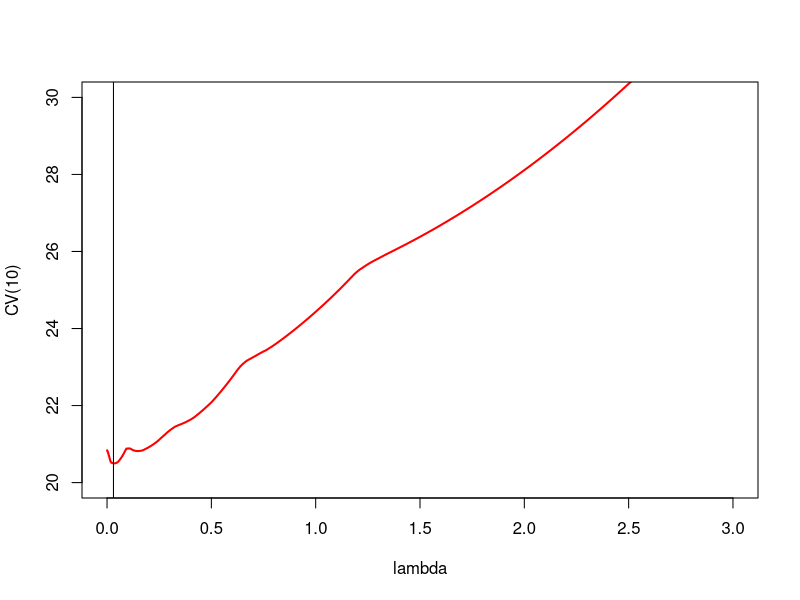
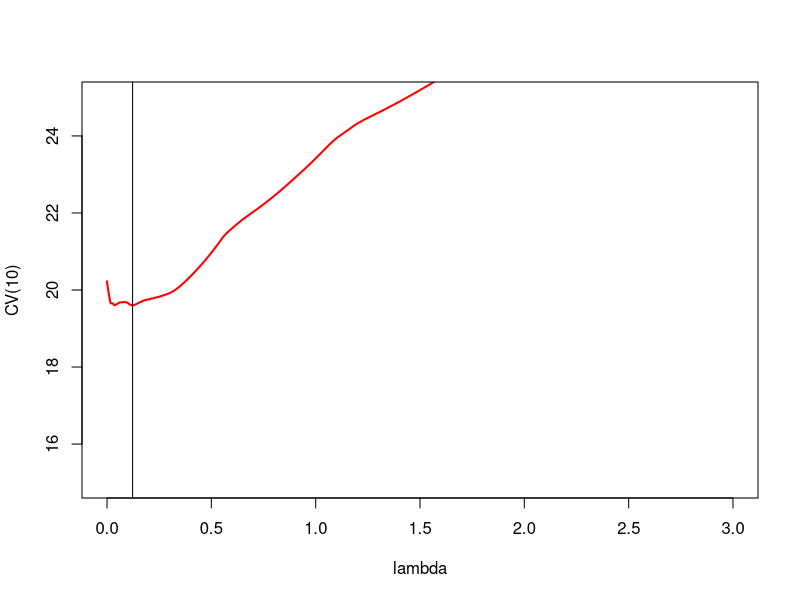
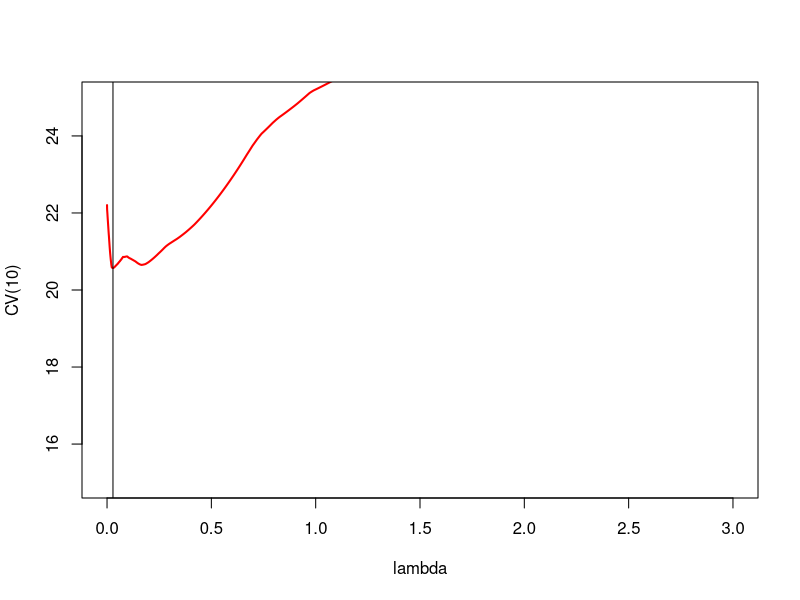
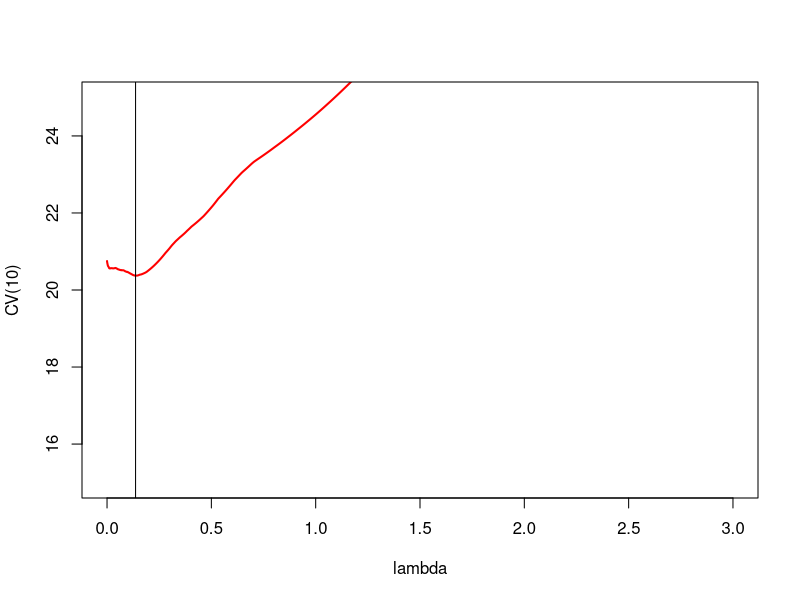
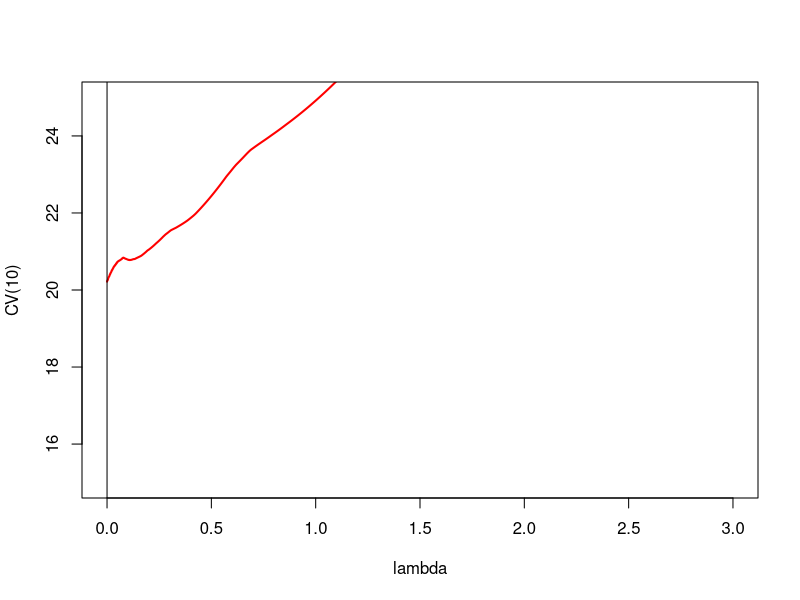
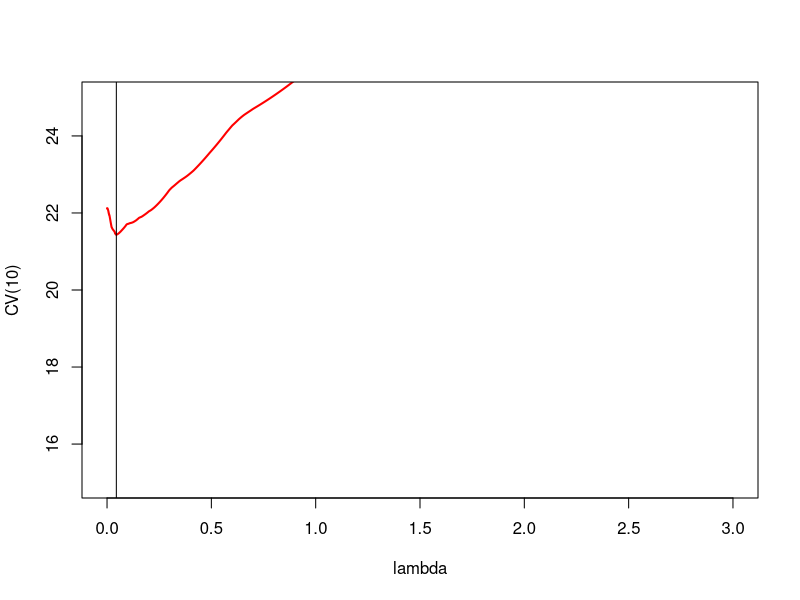
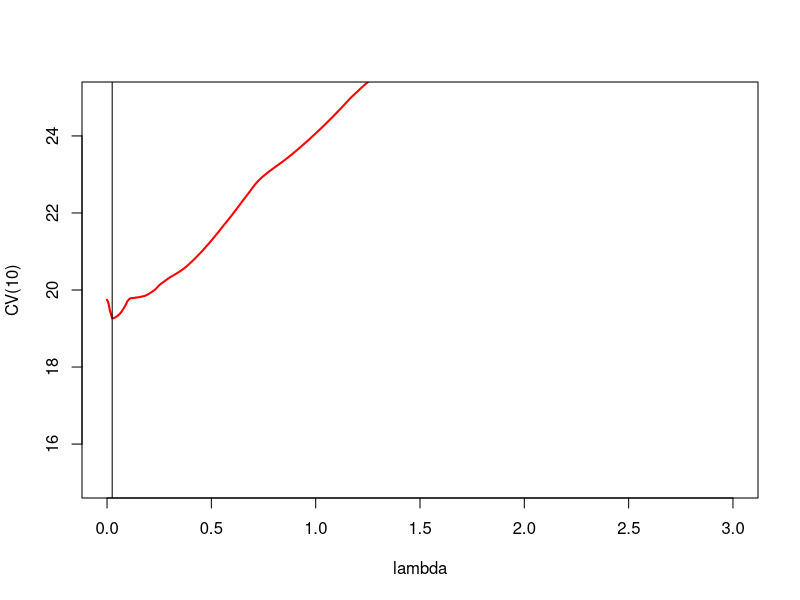
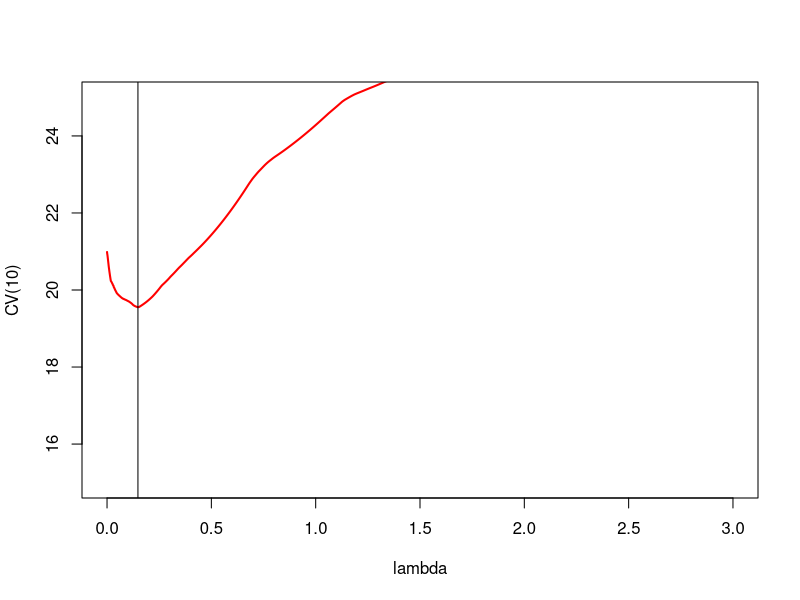

Here is the R script that generated these plots, in order:
#open data
bodyfat = read.csv("bodyfat.csv")
dim(bodyfat)
n = dim(bodyfat)[1]
names(bodyfat)































############################################################################################
##### Double cross-validation with a pre-defined cv function for inner model selection #####				 
############################################################################################
#install.packages("glmnet")
library(glmnet)  # use LASSO model from package glmnet 
lambdalist = exp((-1200:1200)/100)  # defines models to consider


##### model selection ##### reference - PenalizedModelAssessment.R from Lesson 5
fulldata.in = bodyfat
x.in = model.matrix(BodyFatSiri~.,data=fulldata.in)[,-(1:4)]
y.in = fulldata.in[,3]
k.in = 10 
n.in = dim(fulldata.in)[1]
groups.in = c(rep(1:k.in,floor(n.in/k.in)),1:(n.in%%k.in))  #produces list of group labels
set.seed(8)
cvgroups.in = sample(groups.in,n.in)  #orders randomly, with seed (8) 
#LASSO cross-validation
cvLASSOglm.in = cv.glmnet(x.in, y.in, lambda=lambdalist, alpha = 1, nfolds=k.in, foldid=cvgroups.in)
plot(cvLASSOglm.in$lambda,cvLASSOglm.in$cvm,type="l",lwd=2,col="red",xlab="lambda",ylab="CV(10)",
     xlim=c(0,3),ylim = c(20,30))
whichlowestcvLASSO.in = order(cvLASSOglm.in$cvm)[1]; min(cvLASSOglm.in$cvm)
bestlambdaLASSO = (cvLASSOglm.in$lambda)[whichlowestcvLASSO.in]; bestlambdaLASSO
abline(v=bestlambdaLASSO)
bestlambdaLASSO  # this is the lambda for the best LASSO model
LASSOfit.in = glmnet(x.in, y.in, alpha = 1,lambda=lambdalist)  # fit the model across possible lambda
LASSObestcoef = coef(LASSOfit.in, s = bestlambdaLASSO); LASSObestcoef # coefficients for the best model fit








##### model assessment OUTER shell #####
fulldata.out = bodyfat
k.out = 10 
n.out = dim(fulldata.out)[1]
#define the cross-validation splits 
groups.out = c(rep(1:k.out,floor(n.out/k.out)),1:(n.out%%k.out))  #produces list of group labels
set.seed(8)
cvgroups.out = sample(groups.out,n.out)  #orders randomly, with seed (8) 

allpredictedCV.out = rep(NA,n.out)
for (j in 1:k.out)  {  #be careful not to re-use loop indices
  groupj.out = (cvgroups.out == j)
  traindata.out = bodyfat[!groupj.out,]
  trainx.out = model.matrix(BodyFatSiri~.,data=traindata.out)[,-(1:4)]
  trainy.out = traindata.out[,3]
  testdata.out = bodyfat[groupj.out,]
  testx.out = model.matrix(BodyFatSiri~.,data=testdata.out)[,-(1:4)]
  testy.out = testdata.out[,3]
  ### entire model-fitting process ###
  ###	:	:	:	:	:	:	:  ###
  ###   :	:	:	:	:	:	:  ###
  ### resulting in bestlambdaLASSO ###
  LASSOtrainfit.out = glmnet(trainx.out, trainy.out, alpha = 1,lambda=lambdalist)
  allpredictedCV.out[groupj.out] = predict(LASSOtrainfit.out,newx=testx.out,s=bestlambdaLASSO)
}
#assessment
y.out = fulldata.out$BodyFatSiri
CV.out = sum((allpredictedCV.out-y.out)^2)/n.out; CV.out
R2.out = 1-sum((allpredictedCV.out-y.out)^2)/sum((y.out-mean(y.out))^2); R2.out






##### model assessment OUTER CV (with model selection INNER CV as part of model-fitting) #####
fulldata.out = bodyfat
k.out = 10 
n.out = dim(fulldata.out)[1]
#define the cross-validation splits 
groups.out = c(rep(1:k.out,floor(n.out/k.out)),1:(n.out%%k.out))  #produces list of group labels
set.seed(8)
cvgroups.out = sample(groups.out,n.out)  #orders randomly, with seed (8) 

allpredictedCV.out = rep(NA,n.out)
for (j in 1:k.out)  {  #be careful not to re-use loop indices
  groupj.out = (cvgroups.out == j)
  traindata.out = bodyfat[!groupj.out,]
  trainx.out = model.matrix(BodyFatSiri~.,data=traindata.out)[,-(1:4)]
  trainy.out = traindata.out[,3]
  testdata.out = bodyfat[groupj.out,]
  testx.out = model.matrix(BodyFatSiri~.,data=testdata.out)[,-(1:4)]
  testy.out = testdata.out[,3]
  ### entire model-fitting process ###
    fulldata.in = traindata.out  # only input the data used to fit the model
    x.in = model.matrix(BodyFatSiri~.,data=fulldata.in)[,-(1:4)]
    y.in = fulldata.in[,3]
    k.in = 10 
    n.in = dim(fulldata.in)[1]
    groups.in = c(rep(1:k.in,floor(n.in/k.in)),1:(n.in%%k.in))  #produces list of group labels
#    set.seed(8)   # do not reset seed for each internal loop
    cvgroups.in = sample(groups.in,n.in)  #orders randomly, with seed (8) 
    #LASSO cross-validation
    cvLASSOglm.in = cv.glmnet(x.in, y.in, lambda=lambdalist, alpha = 1, nfolds=k.in, foldid=cvgroups.in)
    plot(cvLASSOglm.in$lambda,cvLASSOglm.in$cvm,type="l",lwd=2,col="red",xlab="lambda",ylab="CV(10)",
     xlim=c(0,3),ylim = c(15,25))
    whichlowestcvLASSO.in = order(cvLASSOglm.in$cvm)[1]; min(cvLASSOglm.in$cvm)
    bestlambdaLASSO = (cvLASSOglm.in$lambda)[whichlowestcvLASSO.in]; bestlambdaLASSO
    abline(v=bestlambdaLASSO)
  ### resulting in bestlambdaLASSO ###
  LASSOtrainfit.out = glmnet(trainx.out, trainy.out, alpha = 1,lambda=lambdalist)
  allpredictedCV.out[groupj.out] = predict(LASSOtrainfit.out,newx=testx.out,s=bestlambdaLASSO)
}
#assessment
y.out = fulldata.out$BodyFatSiri
CV.out = sum((allpredictedCV.out-y.out)^2)/n.out
R2.out = 1-sum((allpredictedCV.out-y.out)^2)/sum((y.out-mean(y.out))^2)
CV.out; R2.out


























				 
###############################################################################################
##### Double cross-validation with inner loop for selection and outer loop for assessment #####				 
###############################################################################################

#model list specification
nmodels = 14
Model1 = (BodyFatSiri ~ Abs)
Model2 = (BodyFatSiri ~ Abs+Weight)
Model3 = (BodyFatSiri ~ Abs+Weight+Wrist)
Model4 = (BodyFatSiri ~ Abs+Weight+Wrist+Forearm)
Model5 = (BodyFatSiri ~ Abs+Weight+Wrist+Forearm+Neck)
Model6 = (BodyFatSiri ~ Abs+Weight+Wrist+Forearm+Neck+Biceps)
Model7 = (BodyFatSiri ~ Abs+Weight+Wrist+Forearm+Neck+Biceps+Age)
Model8 = (BodyFatSiri ~ Abs+Weight+Wrist+Forearm+Neck+Biceps+Age+Thigh)
Model9 = (BodyFatSiri ~ Abs+Weight+Wrist+Forearm+Neck+Biceps+Age+Thigh+Hip)
Model10 = (BodyFatSiri ~ Abs+Weight+Wrist+Forearm+Neck+Biceps+Age+Thigh+Hip+Ankle)
Model11 = (BodyFatSiri ~ Abs+Weight+Wrist+Forearm+Neck+Biceps+Age+Thigh+Hip+Ankle+BMI)
Model12 = (BodyFatSiri ~ Abs+Weight+Wrist+Forearm+Neck+Biceps+Age+Thigh+Hip+Ankle+BMI+Height)
Model13 = (BodyFatSiri ~ Abs+Weight+Wrist+Forearm+Neck+Biceps+Age+Thigh+Hip+Ankle+BMI+Height+Chest)
Model14 = (BodyFatSiri ~ Abs+Weight+Wrist+Forearm+Neck+Biceps+Age+Thigh+Hip+Ankle+BMI+Height+Chest+Knee)
allModels = list(Model1,Model2,Model3,Model4,Model5,Model6,Model7,
				 Model8,Model9,Model10,Model11,Model12,Model13,Model14)	

				 
				 
				 
				 
				 
				 
				 
				 
				 
				 
				 
				 
##### model selection ##### reference - RcmdsCVselection from lesson 2
fulldata.in = bodyfat
k.in = 10 
n.in = dim(fulldata.in)[1]
groups.in = c(rep(1:k.in,floor(n.in/k.in)),1:(n.in%%k.in))  #produces list of group labels
set.seed(8)
cvgroups.in = sample(groups.in,n.in)  #orders randomly, with seed (8) 

allpredictedCV.in = matrix(rep(NA,n.in*nmodels),ncol=nmodels)
for (i in 1:k.in)  {
  groupi.in = (cvgroups.in == i)
  #fit the model
  #placing various model fits INSIDE cross-validation loop makes the program easier-to-adapt to new model fits
  for (m in 1:nmodels) {
    lmfitCV.in = lm(formula = allModels[[m]],data=bodyfat,subset=!groupi.in)
    allpredictedCV.in[groupi.in,m] = predict.lm(lmfitCV.in,fulldata.in[groupi.in,])
  }
}
allmodelCV.in = rep(NA,nmodels) #place-holder for results
for (m in 1:nmodels) { allmodelCV.in[m] = sum((allpredictedCV.in[,m]-fulldata.in$BodyFatSiri)^2)/n.in}
plot(1:nmodels,allmodelCV.in,col="red",pch=20)
bestmodel.in = (1:nmodels)[order(allmodelCV.in)[1]]  # actual selection

REGRbestcoef = coef(lm(formula = allModels[[bestmodel.in]], data=fulldata.in)); REGRbestcoef # coefficients for the best model fit
bestmodel.in










##### model assessment OUTER CV shell #####
fulldata.out = bodyfat
k.out = 10 
n.out = dim(fulldata.out)[1]
#define the cross-validation splits for assessment
groups.out = c(rep(1:k.out,floor(n.out/k.out)),1:(n.out%%k.out))  #produces list of group labels
set.seed(8)
cvgroups.out = sample(groups.out,n.out)  #orders randomly, with seed (8) 

allpredictedCV.out = rep(NA,n.out)
for (j in 1:k.out)  {  #be careful not to re-use loop indices
  groupj.out = (cvgroups.out == j)
  traindata.out = bodyfat[!groupj.out,]
  testdata.out = bodyfat[groupj.out,]
  ### entire model-fitting process ###
  ###	:	:	:	:	:	:	:  ###
  ###   :	:	:	:	:	:	:  ###
  ###  resulting in bestmodel.in   ###
  lmfitCV.out = lm(allModels[[bestmodel.in]],traindata.out)
  allpredictedCV.out[groupj.out] = predict.lm(lmfitCV.out,testdata.out)
}
#assessment
y.out = fulldata.out$BodyFatSiri
CV.out = sum((allpredictedCV.out-y.out)^2)/n.out
R2.out = 1-sum((allpredictedCV.out-y.out)^2)/sum((y.out-mean(y.out))^2)
CV.out; R2.out









##### model assessment OUTER CV (with model selection INNER CV as part of model-fitting) #####
fulldata.out = bodyfat
k.out = 10 
n.out = dim(fulldata.out)[1]
#define the cross-validation splits for assessment
groups.out = c(rep(1:k.out,floor(n.out/k.out)),1:(n.out%%k.out))  #produces list of group labels
set.seed(8)
cvgroups.out = sample(groups.out,n.out)  #orders randomly, with seed (8) 

allpredictedCV.out = rep(NA,n.out)
for (j in 1:k.out)  {  #be careful not to re-use loop indices
  groupj.out = (cvgroups.out == j)
  traindata.out = bodyfat[!groupj.out,]
  testdata.out = bodyfat[groupj.out,]
  ### entire model-fitting process ###
    fulldata.in = traindata.out   # only input the data used to fit the model
    k.in = 10 
    n.in = dim(fulldata.in)[1]
    groups.in = c(rep(1:k.in,floor(n.in/k.in)),1:(n.in%%k.in))  #produces list of group labels
#    set.seed(8)   # do not reset seed for each internal loop
    cvgroups.in = sample(groups.in,n.in)  #orders randomly, with seed (8) 

    allpredictedCV.in = matrix(rep(NA,n.in*nmodels),ncol=nmodels)  
    for (i in 1:k.in)  {
      groupi.in = (cvgroups.in == i)
      for (m in 1:nmodels) {
        lmfitCV.in = lm(formula = allModels[[m]],data=bodyfat,subset=!groupi.in)
        allpredictedCV.in[groupi.in,m] = predict.lm(lmfitCV.in,fulldata.in[groupi.in,])
      }
    }
    allmodelCV.in = rep(NA,nmodels) #place-holder for results
    for (m in 1:nmodels) { allmodelCV.in[m] = sum((allpredictedCV.in[,m]-fulldata.in$BodyFatSiri)^2)/n.in}
    plot(1:nmodels,allmodelCV.in,col="red",pch=20)
    bestmodel.in = (1:nmodels)[order(allmodelCV.in)[1]]  # actual selection
    ###  resulting in bestmodel.in   ###
  lmfitCV.out = lm(allModels[[bestmodel.in]],traindata.out)
  allpredictedCV.out[groupj.out] = predict.lm(lmfitCV.out,testdata.out)
}
#assessment
y.out = fulldata.out$BodyFatSiri
CV.out = sum((allpredictedCV.out-y.out)^2)/n.out
R2.out = 1-sum((allpredictedCV.out-y.out)^2)/sum((y.out-mean(y.out))^2)
CV.out; R2.out





















